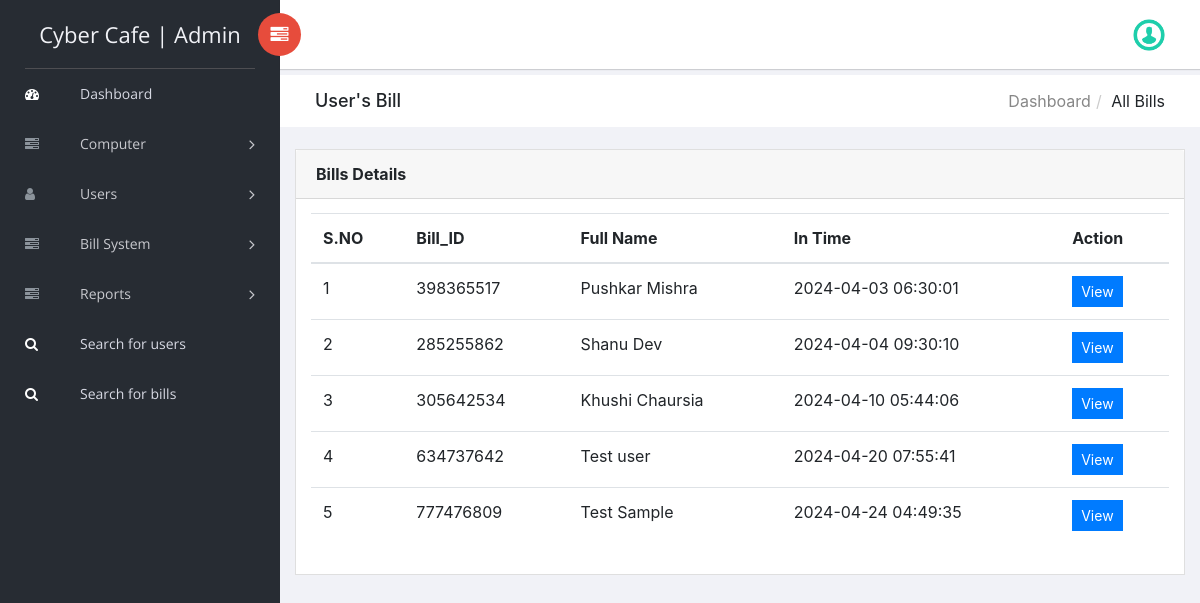
/ccms1/view-allbills.php (signed in), run on the app's committed database.
### tables this page shows
CREATE TABLE `tblusers` (
  `ID` int(10) NOT NULL,
  `EntryID` varchar(20) DEFAULT NULL,
  `UserName` varchar(120) DEFAULT NULL,
  `UserAddress` varchar(200) DEFAULT NULL,
  `MobileNumber` bigint(10) DEFAULT NULL,
  `Email` varchar(200) DEFAULT NULL,
  `ComputerName` varchar(120) DEFAULT NULL,
  `IDProof` varchar(120) DEFAULT NULL,
  `InTime` timestamp NULL DEFAULT current_timestamp(),
  `OutTime` timestamp NULL DEFAULT NULL ON UPDATE current_timestamp(),
  `Fees` varchar(120) DEFAULT NULL,
  `Remark` varchar(120) DEFAULT NULL,
  `Status` varchar(20) NOT NULL,
  `UpdationDate` timestamp NULL DEFAULT NULL ON UPDATE current_timestamp()
);

### ccms1/view-allbills.php (the view, shortened to what this page needs)
<?php
include('includes/dbconnection.php');
if (strlen($_SESSION['ccmsaid']==0)) {
  header('location:logout.php');
  } else{
  ?>
<!doctype html>
<html class="no-js" lang="en">
<head>
    <link rel="stylesheet" href="vendors/bootstrap/dist/css/bootstrap.min.css">
    <link rel="stylesheet" href="vendors/font-awesome/css/font-awesome.min.css">
    <link rel="stylesheet" href="vendors/themify-icons/css/themify-icons.css">
    <link rel="stylesheet" href="vendors/flag-icon-css/css/flag-icon.min.css">
    <link rel="stylesheet" href="vendors/selectFX/css/cs-skin-elastic.css">
    <link rel="stylesheet" href="assets/css/style.css">
</head>
<body>
    <?php include_once('includes/sidebar.php');?>
    <div id="right-panel" class="right-panel">
        <?php include_once('includes/header.php');?>
        <div class="breadcrumbs">
            <div class="col-sm-4">
                <div class="page-header float-left">
                    <div class="page-title">
                        <h1>User's Bill</h1>
                    </div>
                </div>
            </div>
            <div class="col-sm-8">
                <div class="page-header float-right">
                    <div class="page-title">
                        <ol class="breadcrumb text-right">
                            <li><a href="dashboard.php">Dashboard</a></li>
                            <li class="active">All Bills</li>
                        </ol>
                    </div>
                </div>
            </div>
        </div>
        <div class="content mt-3">
            <div class="animated fadeIn">
                <div class="row">
                    <div class="col-lg-12">
                        <div class="card">
                            <div class="card-header">
                                <strong class="card-title"> Bills Details</strong>
                            </div>
                            <div class="card-body">
                                <table class="table">
                                    <thead>
                                        <tr>
                                            <tr>
                  <th>S.NO</th>
                  <th>Bill_ID</th>
                  <th>Full Name</th>
                  <th>In Time</th>
                 <th>Action</th>
                </tr>
                                        </tr>
                                        </thead>
                                    <?php
$ret=mysqli_query($con,"select *from tblusers");
$cnt=1;
while ($row=mysqli_fetch_array($ret)) {
?>
                <tr>
                  <td><?php echo $cnt;?></td>
             <td><?php  echo $row['EntryID'];?></td>
                  <td><?php  echo $row['UserName'];?></td>
                          <td><?php  echo $row['InTime'];?></td>
                  <td ><a href="view-bill-detail.php?upid=<?php echo $row['ID'];?>" class="btn btn-primary btn-sm">View</a>
                </tr>
                <?php
$cnt=$cnt+1;
}?>
                                </table>
                            </div>
                        </div>
                    </div>
                </div>
            </div>
        </div>
    </div>
</body>
</html>
<?php }  ?>

### ccms1/includes/sidebar.php (shortened to what this page needs)
<aside id="left-panel" class="left-panel">
        <nav class="navbar navbar-expand-sm navbar-default">
<?php
$adminid=$_SESSION['ccmsaid'];
$ret=mysqli_query($con,"select AdminName from tbladmin where ID='$adminid'");
$row=mysqli_fetch_array($ret);
$name=$row['AdminName'];
?>
            <div class="navbar-header">
                <a class="navbar-brand" href="dashboard.php">Cyber Cafe | <?php echo $name; ?></a>
            </div>
            <div id="main-menu" class="main-menu collapse navbar-collapse">
                <ul class="nav navbar-nav">
                    <li class="active">
                        <a href="dashboard.php"> <i class="menu-icon fa fa-dashboard"></i>Dashboard </a>
                    </li>
<li class="menu-item-has-children dropdown">
                        <a href="#" class="dropdown-toggle" data-toggle="dropdown" aria-haspopup="true" aria-expanded="false"> <i class="menu-icon fa fa-tasks"></i>Computer</a>
                    </li>
 <li class="menu-item-has-children dropdown">
                        <a href="add-users.php" class="dropdown-toggle" data-toggle="dropdown" aria-haspopup="true" aria-expanded="false"> <i class="menu-icon fa fa-user"></i>Users</a>
                    </li>
                    <li class="menu-item-has-children dropdown">
                        <a href="Add_billing.php" class="dropdown-toggle" data-toggle="dropdown" aria-haspopup="true" aria-expanded="false"> <i class="menu-icon fa fa-tasks"></i>Bill System</a>
                    </li>
  <li class="menu-item-has-children dropdown">
                        <a href="#" class="dropdown-toggle" data-toggle="dropdown" aria-haspopup="true" aria-expanded="false"> <i class="menu-icon fa fa-tasks"></i>Reports</a>
                    </li>
                    <li class="active">
                        <a href="search.php"> <i class="menu-icon fa fa-search"></i>Search for users </a>
                    </li>
                    <li class="active">
                        <a href="search-bill.php"> <i class="menu-icon fa fa-search"></i>Search for bills </a>
                    </li>
                </ul>
            </div>
        </nav>
    </aside>

### data on the page
tblusers: EntryID "398365517", UserName "Pushkar Mishra", InTime "2024-04-03 06:30:01"
tblusers: EntryID "285255862", UserName "Shanu Dev", InTime "2024-04-04 09:30:10"
tblusers: EntryID "305642534", UserName "Khushi Chaursia", InTime "2024-04-10 05:44:06"
tblusers: EntryID "634737642", UserName "Test user", InTime "2024-04-20 07:55:41"
tblusers: EntryID "777476809", UserName "Test Sample", InTime "2024-04-24 04:49:35"

### other printed values
$name "Admin"
